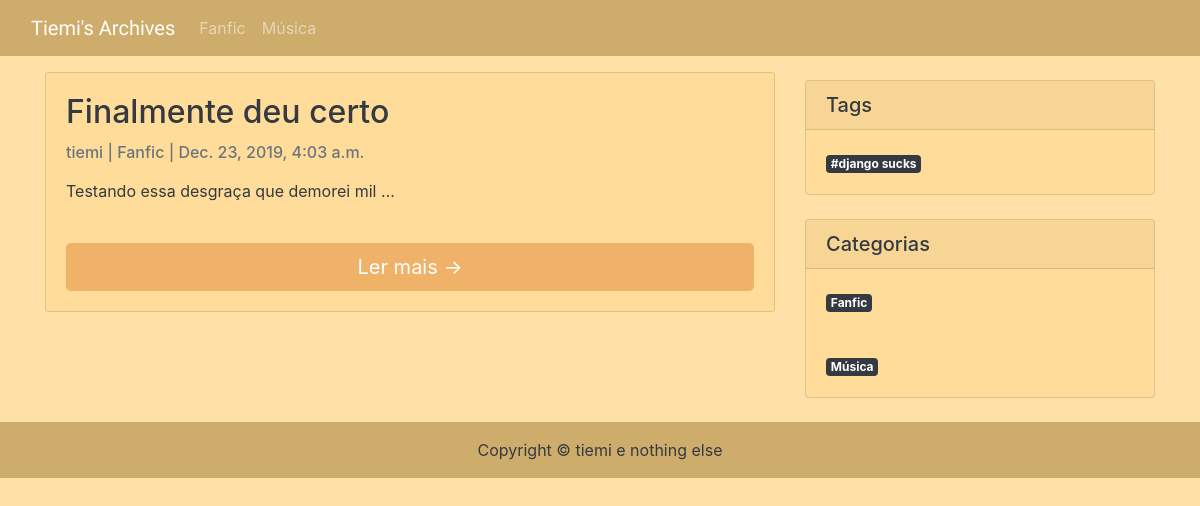
Screenshot of /categorias/fanfic/ with the database file from the repository.
### blog/models.py (models this page shows, shortened)
class Category(models.Model):
    title = models.CharField(max_length=200, unique=True)
    slug = models.SlugField(max_length=200, unique=True)
    created_on = models.DateTimeField(auto_now_add=True)
    updated_on = models.DateTimeField(auto_now=True)
    class Meta:
        ordering = ['-title']
    def __str__(self):
        return self.title

class Post(models.Model):
    title = models.CharField(max_length=200, unique=True)
    slug = models.SlugField(max_length=200, unique=True)
    tags = TaggableManager()
    author = models.ForeignKey(User, on_delete= models.CASCADE,related_name='blog_posts')
    updated_on = models.DateTimeField(auto_now= True)
    content = RichTextUploadingField()
    created_on = models.DateTimeField(auto_now_add=True)
    category = models.ForeignKey(Category, on_delete= models.CASCADE, verbose_name="Category")
    status = models.IntegerField(choices=STATUS, default=0)
    class Meta:
        ordering = ['-created_on']

### blog/views.py (the view)
# urls.py: path('categorias/<slug:slug>/', views.category_detail, name='category_detail'),
def category_detail(request, slug):
    template_name = 'category_detail.html'
    categories = Category.objects.all().order_by('title')
    category_detail = Category.objects.filter(slug=slug)
    category = get_object_or_404(Category, slug=slug)
    posts = Post.objects.filter(category=category)
    args = {'posts' : posts, 'categories': categories}
    return render(request, template_name, args)

### templates/category_detail.html (shortened to what this page needs)
{% extends 'base.html' %}
{% block content %}
    <div class="container text-white">
        <div class="row">
            <div class="col-md-8 mt-3 left">
                {% for post in posts %}
                <div class="card text-dark mb-4" style="background-color: #ffdc9a;">
                    <div class="card-body">
                        <h2 class="card-title">{{ post.title }}</h2>
                        <p class="card-text text-muted h6">{{ post.author }} | {{post.category}} | {{ post.created_on}} </p>
                        {% autoescape off %}
                        <p class="card-text">{{post.content|truncatechars:50 }}</p>
                        {% endautoescape %}
                        <br>
                        <a href="{% url 'post_detail' post.slug  %}" class="btn btn-lg btn-block text-white" style="background-color: #f0b169;">Ler mais &rarr;</a>
                    </div>
                </div>
                {% endfor %}
            </div>
            {% block sidebar %} {% include 'sidebar.html' %} {% endblock sidebar %}
        </div>
    </div>
{% endblock %}

### templates/base.html (shortened to what this page needs)
<!DOCTYPE html>
<html>
    <head>
        <link rel="stylesheet" href="https://maxcdn.bootstrapcdn.com/bootstrap/4.0.0/css/bootstrap.min.css"
 />
    </head>
    <body>
    <nav class="navbar sticky-top navbar-expand-lg navbar-dark shadow" style="background-color: #ceac6c;"">
        <div class="container-fluid">
            <a class="navbar-brand" href="{% url 'home' %}" id="mainTitle">Tiemi's Archives</a>
            <div class="collapse navbar-collapse" id="navbarTogglerDemo02">
                <ul class="navbar-nav mr-auto mt-2 mt-lg-0">
                    {% for c in categories %}
                    <li class="nav-item">
                    <a class="nav-link" href="{% url 'category_detail' c.slug  %}">{{ c.title }}</a>
                    </li>
                    {% endfor %}
                </ul>
            </div>
        </div>
    </nav>
    {% block content %}{% endblock content %}
    <footer class="py-3 bg-grey" style="background-color: #ceac6c;">
        <p class="m-0 text-dark text-center ">Copyright &copy; tiemi e nothing else</p>
    </footer>
    </body>
</html>

### templates/sidebar.html
{% block sidebar %}
        <div class="col-md-4 float-right ">
            <div class="card text-dark my-4" style="background-color: #ffdc9a;">
                <h5 class="card-header">Tags</h5>
                {% for post in posts %}
                <div class="card-body">
                    {% for tag in post.tags.all %}
                    <a href="#" class="mr-1 badge badge-dark">#{{ tag }}</a>
                    {% endfor %}
                </div>
                {% endfor %}
            </div>
            <div class="card text-dark my-4" style="background-color: #ffdc9a;">
                <h5 class="card-header">Categorias</h5>
                {% for c in categories %}
                <div class="card-body">
                    <a href="#" class="mr-1 badge badge-dark">{{ c.title }}</a>
                </div>
                {% endfor %}
            </div>
        </div>
{% endblock sidebar %}

### templates/base.html (style rules this page uses)
body { padding: 0; margin: 0; background-color: rgb(255, 224, 167); }
#mainTitle { font-family: 'Mansalva', cursive; }

### rows the page displays
Category: title "Fanfic"
Category: title "Música"
Post: title "Finalmente deu certo", author "tiemi", category "Fanfic", created_on "Dec. 23, 2019, 4:03 a.m.", content "Testando essa desgraça que demorei mil …"
Tag: name "django sucks"
